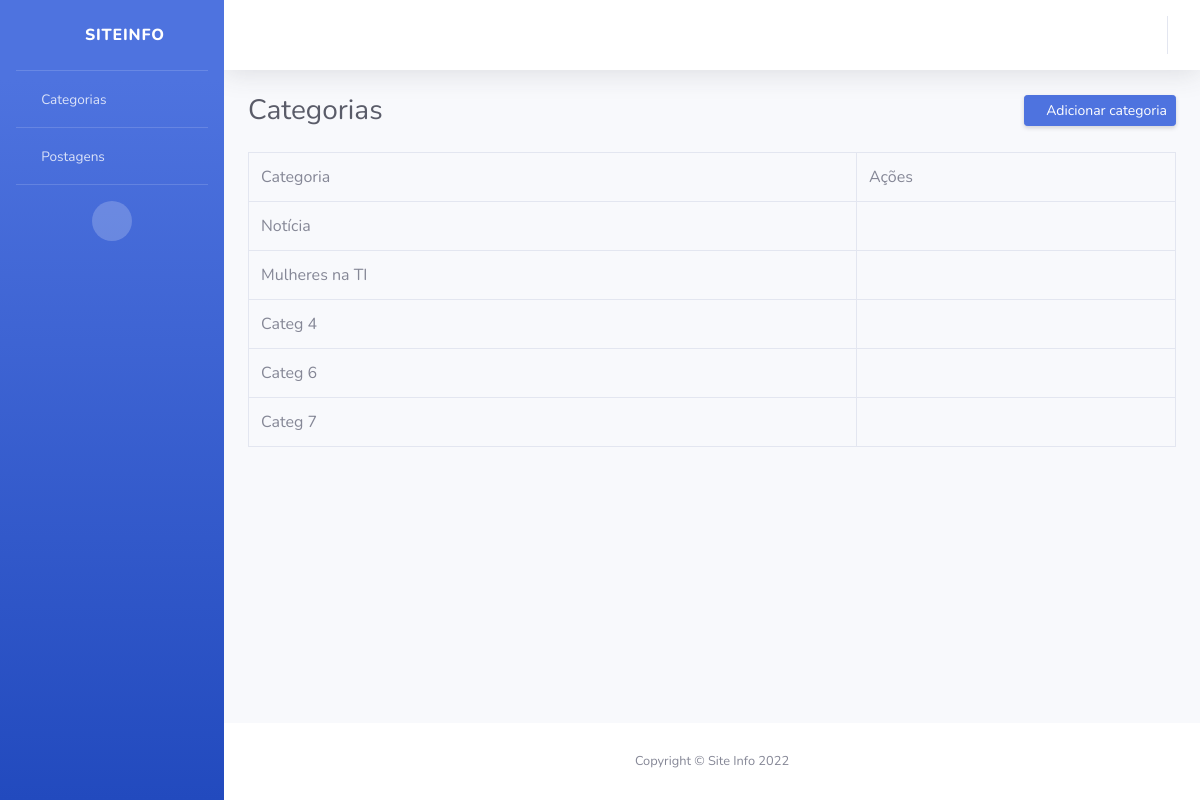
Page /lista_categ/ on the earlier database version.
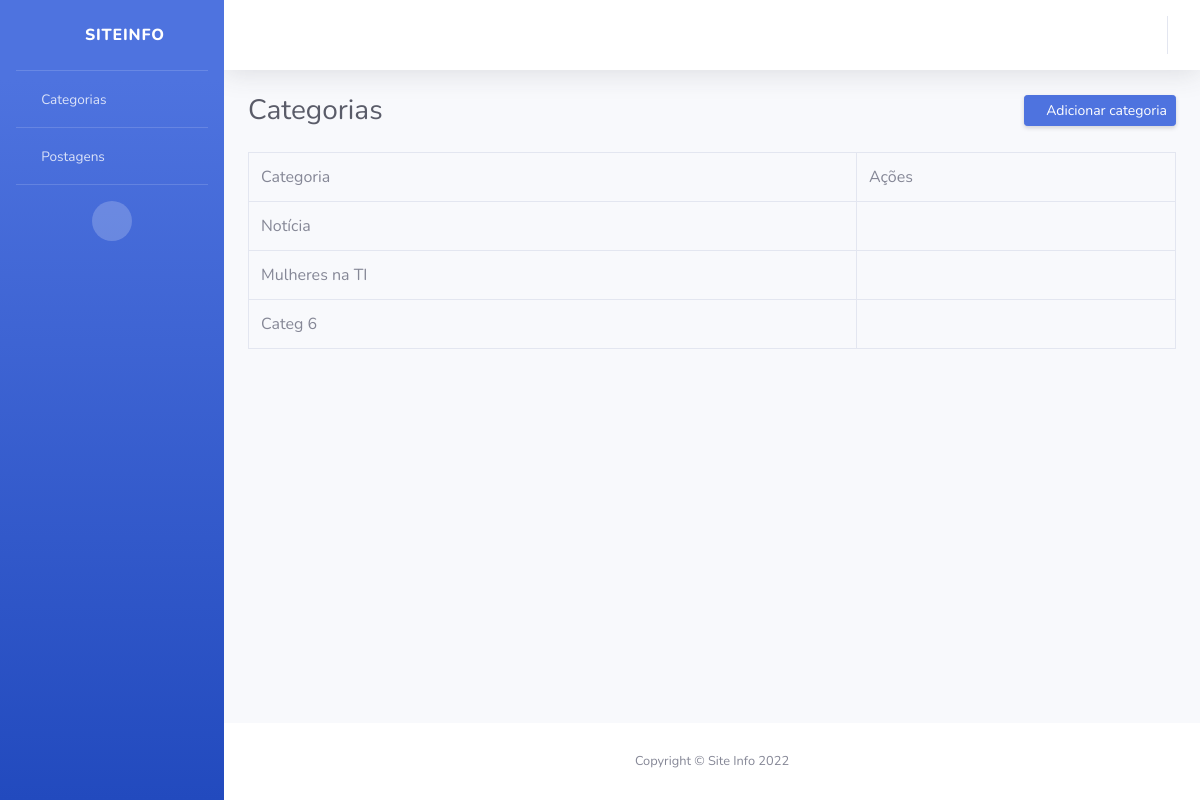
Same page on the later database version.
### siteinfo/models.py (models this page shows, shortened)
class Categoria(models.Model):
    categoria = models.CharField(max_length=100)

### siteinfo/views.py (the view)
# urls.py: path('lista_categ/', lista_categ, name="listacateg"),
def lista_categ(request):
    categorias = Categoria.objects.all()
    pacote = {"categoria_chave": categorias}
    return render(request, "lista_categ.html", pacote)

### siteinfo/templates/lista_categ.html (shortened to what this page needs)
{% extends 'layout.html' %}
{% block content %}
<div class="d-sm-flex align-items-center justify-content-between mb-4">
  <h1 class="h3 mb-0 text-gray-800">Categorias</h1>
  <a href="{% url 'url_criar_categoria' %}" class="d-none d-sm-inline-block btn btn-sm btn-primary shadow-sm"><i class="fas fa-plus fa-sm text-white-50"></i> Adicionar categoria</a>
</div>
<div class="table-responsive">
  <table border="1"  class="table table-bordered" id="dataTable" width="100%" cellspacing="0">
    <tr>
      <td>Categoria</td>
      <td>Ações</td>
    </tr>
    {% for categoria in categoria_chave %}
    <tr>
      <td>{{ categoria.categoria}}</td>
      <td>
        <a href="{% url 'url_atualizar_categoria' categoria.id %}" title="Editar">
          <i class="fa fa-edit"></i>
        </a>
        <a href="{% url 'url_deletar_categoria' categoria.id %}" title="Excluir"> <i class="fa fa-trash"></i></a>
      </td>
    </tr>
    {% endfor %}
  </table>
</div>
{% endblock %}

### siteinfo/templates/layout.html (shortened to what this page needs)
<!DOCTYPE html>
{% load crispy_forms_tags %}
<html lang="en">
<head>
    {% load static %}
    <link href="{% static 'vendor/fontawesome-free/css/all.min.css' %}" rel="stylesheet" type="text/css">
    <link href="{% static 'css/sb-admin-2.min.css' %}" rel="stylesheet">
    <link rel="stylesheet" href="https://cdn.jsdelivr.net/npm/bootstrap-icons@1.8.1/font/bootstrap-icons.css">
</head>
<body id="page-top">
    <div id="wrapper">
        <ul class="navbar-nav bg-gradient-primary sidebar sidebar-dark accordion" id="accordionSidebar">
            <a class="sidebar-brand d-flex align-items-center justify-content-center" href="">
                <div class="sidebar-brand-icon ">
                    <i class="fa fa-desktop"></i>
                </div>
                <div class="sidebar-brand-text mx-3">SiteInfo </div>
            </a>
            <hr class="sidebar-divider my-0">
            <li class="nav-item">
                <a class="nav-link" href="{% url 'listacateg' %}">
                    <i class="fas fa-fw fa-list"></i>
                    <span>Categorias</span></a>
            </li>
            <hr class="sidebar-divider my-0">
            <li class="nav-item">
                <a class="nav-link" href="{% url 'listapost' %}">
                    <i class="fas fa-fw fa-file"></i>
                    <span>Postagens</span></a>
            </li>
            <hr class="sidebar-divider">
            <div class="text-center d-none d-md-inline">
                <button class="rounded-circle border-0" id="sidebarToggle"></button>
            </div>
        </ul>
        <div id="content-wrapper" class="d-flex flex-column">
            <div id="content">
                <nav class="navbar navbar-expand navbar-light bg-white topbar mb-4 static-top shadow">
                    <ul class="navbar-nav ml-auto">
                    </ul>
                </nav>
                <div class="container-fluid">
                    {% block content %}
                    {% endblock %}
                </div>
            </div>
            <footer class="sticky-footer bg-white">
                <div class="container my-auto">
                    <div class="copyright text-center my-auto">
                        <span>Copyright &copy; Site Info 2022</span>
                    </div>
                </div>
            </footer>
        </div>
    </div>
</body>
</html>

Differences in the rows shown:
removed Categoria: categoria "Categ 4"
removed Categoria: categoria "Categ 7"
